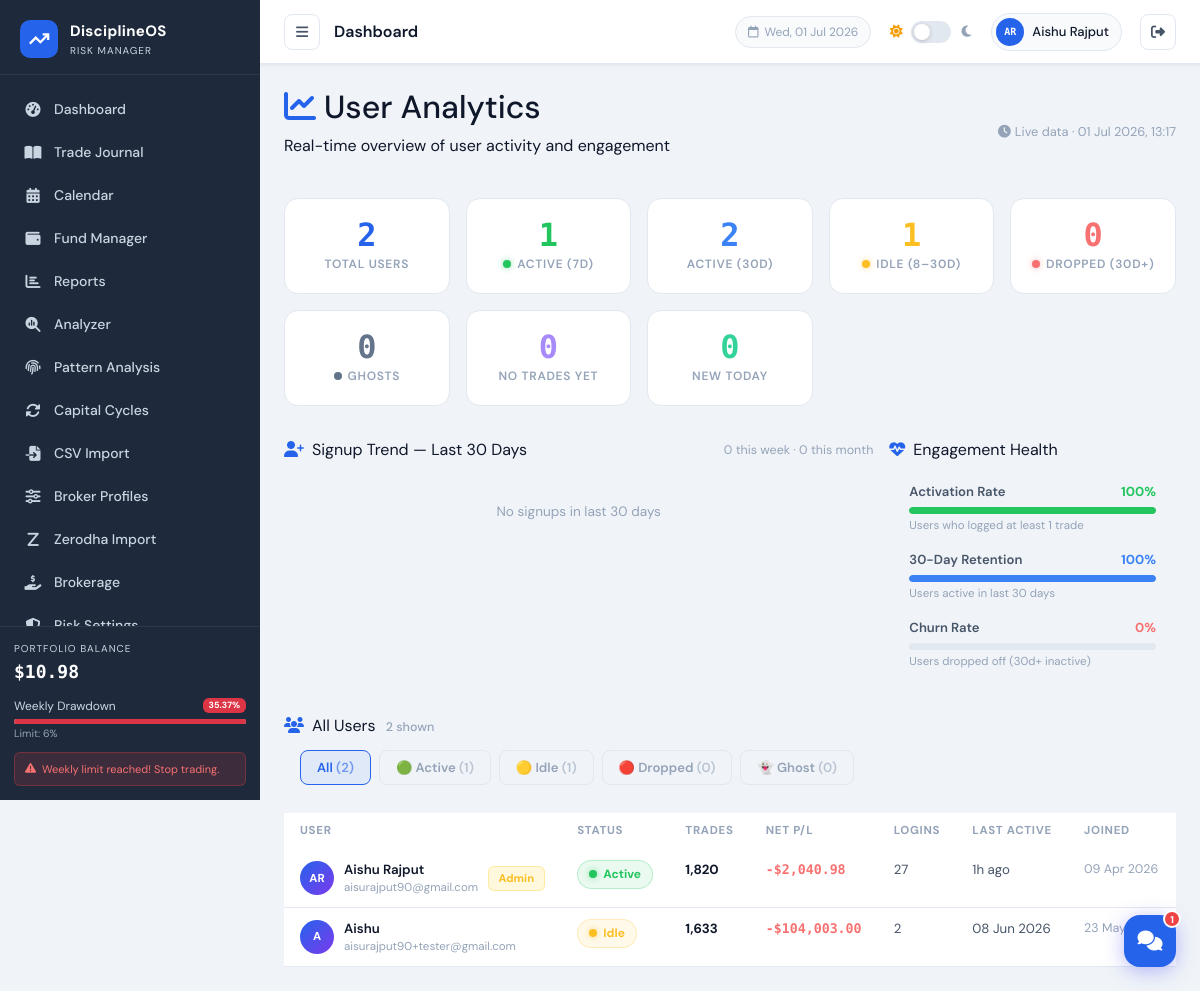
Screenshot of /pages/admin.php (signed in) with the database file from the repository.
### tables this page shows
CREATE TABLE `users` (
  `id` int NOT NULL,
  `name` varchar(100) NOT NULL,
  `email` varchar(150) NOT NULL,
  `password` varchar(255) NOT NULL,
  `initial_balance` decimal(15,2) DEFAULT '10000.00',
  `currency` varchar(10) NOT NULL DEFAULT 'USD',
  `role` enum('user','admin') NOT NULL DEFAULT 'user',
  `last_login_at` datetime DEFAULT NULL,
  `last_active_at` datetime DEFAULT NULL,
  `login_count` int NOT NULL DEFAULT '0',
  `daily_loss_pct` decimal(5,2) DEFAULT NULL,
  `weekly_loss_pct` decimal(5,2) DEFAULT NULL,
  `warning_threshold_pct` decimal(5,2) DEFAULT NULL,
  `profit_lock_mode` tinyint DEFAULT NULL,
  `max_trades_per_day` int DEFAULT NULL,
  `max_risk_per_trade_pct` decimal(5,2) DEFAULT NULL,
  `signup_ip` varchar(45) DEFAULT NULL,
  `created_at` timestamp NOT NULL DEFAULT CURRENT_TIMESTAMP
);

### pages/admin.php (the view, shortened to what the rows shown need)
<?php
require_once '../config/db.php';
if (!isAdmin()) {
    http_response_code(403);
    die('<div style="font-family:monospace;background:#0a0e1a;color:#ef4444;padding:40px;text-align:center;"><h2>403 — Access Denied</h2><p>Super Admin only.</p><a href="../index.php" style="color:#60a5fa">← Back</a></div>');
}
$db     = getDB();
function timeAgo(?string $dt): string {
    $diff = time() - strtotime($dt);
    if ($diff < 86400)  return floor($diff/3600) . 'h ago';
    return date('d M Y', strtotime($dt));
}
$users = $db->query("
    SELECT
        u.id, u.name, u.email, u.role, u.created_at,
        u.last_login_at, u.last_active_at, u.login_count,
        COUNT(t.id)                                          AS trade_count,
        COALESCE(SUM(t.profit_loss - t.brokerage + t.swap), 0) AS net_pl,
        MAX(t.trade_datetime)                                AS last_trade_at,
        CASE
            WHEN u.last_active_at >= NOW() - INTERVAL 7 DAY  THEN 'active'
            WHEN u.last_active_at >= NOW() - INTERVAL 30 DAY THEN 'idle'
            WHEN u.last_active_at IS NULL                     THEN 'ghost'
            ELSE 'dropped'
        END AS status
    FROM users u
    LEFT JOIN trades t ON t.user_id = u.id
    GROUP BY u.id
    ORDER BY u.last_active_at IS NULL ASC, u.last_active_at DESC, u.created_at DESC
")->fetchAll();
$filtered = $users;
$rootPath  = '../';
include '../includes/header.php';
?>
<div class="page-header d-flex align-items-center justify-content-between mb-4">
    <div>
        <h2 class="page-heading">
            <i class="fas fa-chart-line me-2" style="color:var(--accent)"></i>User Analytics
        </h2>
    </div>
</div>
<div class="card-custom">
    <div style="overflow-x:auto">
        <table class="table table-hover mb-0" style="font-size:.83rem">
            <thead style="background:var(--bg-hover)">
                <tr>
                    <th style="padding:.6rem 1rem;font-size:.72rem;text-transform:uppercase;letter-spacing:.06em;color:var(--text-muted);font-weight:700;border:none">User</th>
                    <th style="padding:.6rem 1rem;font-size:.72rem;text-transform:uppercase;letter-spacing:.06em;color:var(--text-muted);font-weight:700;border:none">Status</th>
                    <th style="padding:.6rem 1rem;font-size:.72rem;text-transform:uppercase;letter-spacing:.06em;color:var(--text-muted);font-weight:700;border:none">Trades</th>
                    <th style="padding:.6rem 1rem;font-size:.72rem;text-transform:uppercase;letter-spacing:.06em;color:var(--text-muted);font-weight:700;border:none">Net P/L</th>
                    <th style="padding:.6rem 1rem;font-size:.72rem;text-transform:uppercase;letter-spacing:.06em;color:var(--text-muted);font-weight:700;border:none">Logins</th>
                    <th style="padding:.6rem 1rem;font-size:.72rem;text-transform:uppercase;letter-spacing:.06em;color:var(--text-muted);font-weight:700;border:none">Last Active</th>
                    <th style="padding:.6rem 1rem;font-size:.72rem;text-transform:uppercase;letter-spacing:.06em;color:var(--text-muted);font-weight:700;border:none">Joined</th>
                </tr>
            </thead>
            <tbody>
            <?php foreach ($filtered as $u):
                $statusColors = [
                    'active'  => ['#22c55e', 'dot-active',  'Active'],
                    'idle'    => ['#fbbf24', 'dot-idle',    'Idle'],
                    'dropped' => ['#f87171', 'dot-dropped', 'Dropped'],
                    'ghost'   => ['#64748b', 'dot-ghost',   'Ghost'],
                ];
                [$sc, $dc, $sl] = $statusColors[$u['status']] ?? ['#94a3b8', 'dot-ghost', 'Unknown'];
                $words = array_filter(explode(' ', $u['name']));
                $ini   = strtoupper(implode('', array_map(fn($w) => $w[0], $words)));
                $ini   = substr($ini, 0, 2);
            ?>
            <tr class="user-row">
                <td style="padding:.65rem 1rem;border-color:var(--border)">
                    <div style="display:flex;align-items:center;gap:10px">
                        <div style="width:34px;height:34px;border-radius:50%;background:linear-gradient(135deg,var(--accent),#7c3aed);display:flex;align-items:center;justify-content:center;font-size:.72rem;font-weight:700;color:#fff;flex-shrink:0">
                            <?= htmlspecialchars($ini) ?>
                        </div>
                        <div>
                            <div style="font-weight:600;color:var(--text-primary)"><?= htmlspecialchars($u['name']) ?></div>
                            <div style="font-size:.72rem;color:var(--text-muted)"><?= htmlspecialchars($u['email']) ?></div>
                        </div>
                        <?php if ($u['role'] === 'admin'): ?>
                        <span class="badge-role badge-admin">Admin</span>
                        <?php endif; ?>
                    </div>
                </td>
                <td style="padding:.65rem 1rem;border-color:var(--border)">
                    <span style="display:inline-flex;align-items:center;padding:.3rem .7rem;border-radius:20px;background:<?= $sc ?>18;border:1px solid <?= $sc ?>40;font-size:.75rem;font-weight:700;color:<?= $sc ?>">
                        <span class="status-dot <?= $dc ?>"></span><?= $sl ?>
                    </span>
                </td>
                <td style="padding:.65rem 1rem;border-color:var(--border)">
                    <?php if ($u['trade_count'] > 0): ?>
                    <span style="font-weight:700;color:var(--text-primary)"><?= number_format($u['trade_count']) ?></span>
                    <?php else: ?>
                    <span style="color:var(--text-muted)">—</span>
                    <?php endif; ?>
                </td>
                <td style="padding:.65rem 1rem;border-color:var(--border)">
                    <?php $pl = (float)$u['net_pl']; ?>
                    <span style="font-weight:700;color:<?= $pl > 0 ? '#22c55e' : ($pl < 0 ? '#f87171' : 'var(--text-muted)') ?>;font-family:var(--font-mono)">
                        <?= $u['trade_count'] > 0 ? formatPL($pl) : '—' ?>
                    </span>
                </td>
                <td style="padding:.65rem 1rem;border-color:var(--border);color:var(--text-secondary)">
                    <?= $u['login_count'] ?: '—' ?>
                </td>
                <td style="padding:.65rem 1rem;border-color:var(--border);color:var(--text-secondary)">
                    <?= timeAgo($u['last_active_at']) ?>
                </td>
                <td style="padding:.65rem 1rem;border-color:var(--border);color:var(--text-muted);font-size:.78rem">
                    <?= date('d M Y', strtotime($u['created_at'])) ?>
                </td>
            </tr>
            <?php endforeach; ?>
            </tbody>
        </table>
    </div>
</div>
<?php include '../includes/footer.php'; ?>

### includes/header.php (shortened to what the rows shown need)
<!DOCTYPE html>
<html lang="en" data-theme="light">
<head>
    <link href="https://cdn.jsdelivr.net/npm/bootstrap@5.3.2/dist/css/bootstrap.min.css" rel="stylesheet">
    <link href="https://cdnjs.cloudflare.com/ajax/libs/font-awesome/6.5.0/css/all.min.css" rel="stylesheet">
    <link href="<?= $rootPath ?? '' ?>assets/css/style.css?v=1.0.2" rel="stylesheet">
</head>
<body>
<div class="main-wrapper" id="mainWrapper">
    <header class="top-bar">
        <div class="topbar-right">
            <?php
            $__loggedUser = getLoggedInUser();
            $__uname      = $__loggedUser['name'] ?? ($_SESSION['user_name'] ?? 'User');
            $__words      = array_filter(explode(' ', $__uname));
            $__initials   = strtoupper(implode('', array_map(fn($w) => $w[0], $__words)));
            $__initials   = substr($__initials, 0, 2);
            ?>
            <div class="user-chip" style="cursor:pointer" title="Account Settings"
                 onclick="window.location='<?= $rootPath ?? '' ?>pages/account.php'">
                <div class="user-avatar"><?= htmlspecialchars($__initials) ?></div>
                <span><?= htmlspecialchars($__uname) ?></span>
            </div>
        </div>
    </header>
    <div class="page-content">

### rows the page displays
users: name "AR", name "Aishu Rajput", email "aisurajput90@gmail.com", role "Admin", sl "Active", trade_count "1,820", pl "-$2,040.98", login_count "27", last_active_at "1h ago", created_at "09 Apr 2026"
users: name "A", name "Aishu", email "aisurajput90+tester@gmail.com", sl "Idle", trade_count "1,633", pl "-$104,003.00", login_count "2", last_active_at "08 Jun 2026", created_at "23 May 2026"

### other values shown
APP_NAME "DisciplineOS"
formatUSD($balance) "$10.98"
$weeklyDD "35.37"
$titles[$currentPage] "Dashboard"
$total "2"
$active7 "1"
$active30 "2"
$idle "1"
$dropped "0"
$ghosts "0"
$noTrades "0"
$newToday "0"
$newWeek "0"
$newMonth "0"
$activationRate "100"
